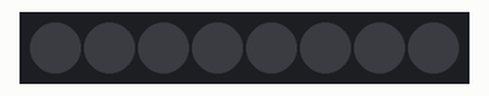
The program below on a simulated ESP32 board running CircuitPython. On the bench: 8 RGB LEDs in strip order, left to right. Dim RGB values are drawn brighter than linear. At 4.4 s the program ends and the board releases its pins; the recording ends there.

Above: at 0.1 s.
At 0.65 s:
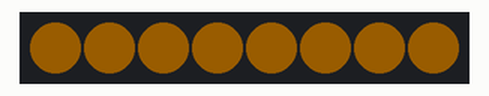
Timing chart, 0 to 4.1 s (numbered marks = the images above):
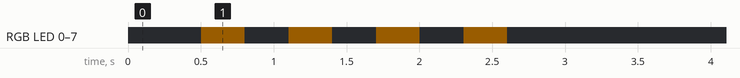

The program:

test3_WiFi.py
```python
import board
import neopixel
import wifi
import time

NUM_LED = 8
pixels = neopixel.NeoPixel(board.IO20, NUM_LED, auto_write=True)
pixels.brightness = 0.1

OFF = (0, 0, 0)
YELLOW = (255, 150, 0)
GREEN = (0, 255, 0)
RED = (255, 0, 0)

SSID = "Ospiti-88"
PASSWORD = "Ospiti-88"

# LED spenti
pixels.fill(OFF)
time.sleep(0.5)

# Lampeggio giallo "sto provando"
for _ in range(4):  # 4 lampeggi
    pixels.fill(YELLOW)
    time.sleep(0.3)
    pixels.fill(OFF)
    time.sleep(0.3)

# Tentativo di connessione (bloccante)
try:
    wifi.radio.connect(SSID, PASSWORD)
    pixels.fill(GREEN)
except:
    pixels.fill(RED)
```

Measured:
- by itself, RGB LED 0–7: alternates RGB(25, 15, 0) for 0.30 s and off for 0.30 s, 8 changes in all, then stays off
